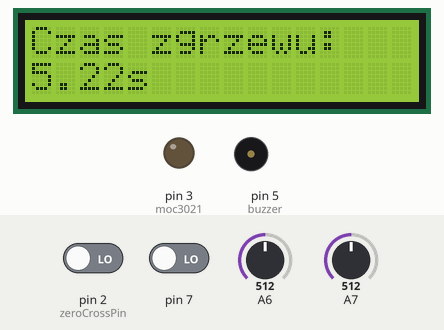
Simulated run of this sketch. Board: Arduino Nano, built with avr-gcc and run on an emulated ATmega328P. Parts: 16×2 character LCD, output pins drawn as LEDs (lit = HIGH), buzzer (waves = sounding). The inputs (shaded band) are chosen by the test bench; at power-on: A6 = 512, A7 = 512, pin 7 LOW, pin 2 (zeroCrossPin) LOW.

Above: at 2.4 s.
2.5 s: A6 set to 98
At 3.7 s:
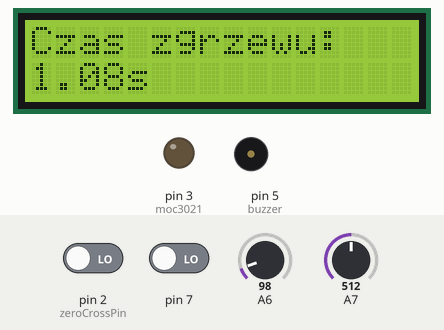
4.0 s: A6 set to 80
At 4.8 s:
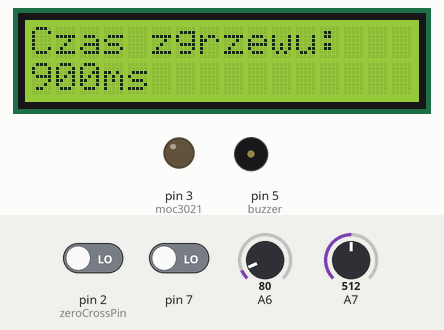
5.5 s: A7 set to 716
At 6.0 s:
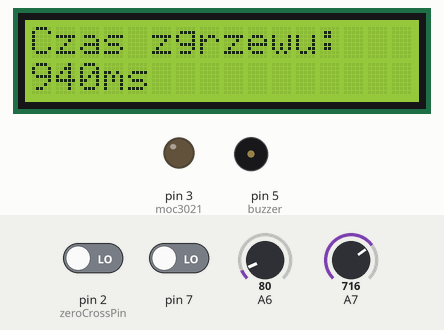
7.0 s: A7 set to 900
At 8.2 s:
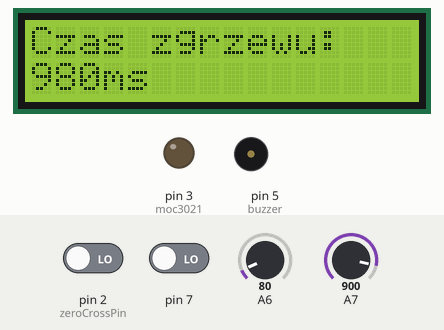
8.5 s: pin 7 driven HIGH
At 10.0 s:
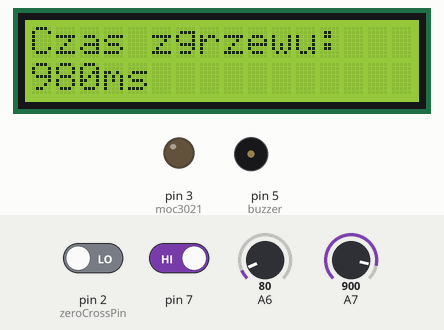
Timing chart, 0 to 11.1 s (numbered marks = the images above; inputs shaded):
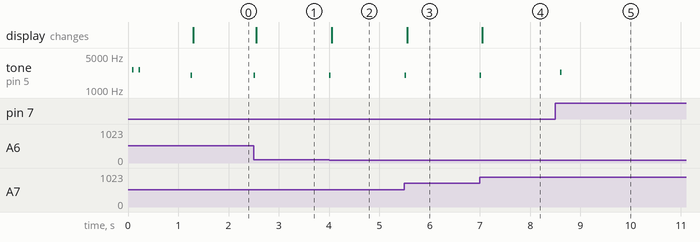

The sketch:

Arduino_Zgrzewarka_TR-I2C.ino
```cpp
#include <Wire.h>
// Get the LCD I2C Library here:
// https://bitbucket.org/fmalpartida/new-liquidcrystal/downloads
#include <LiquidCrystal_I2C.h>
const int ledPin = 13;
const int  zeroCrossPin = 2;


boolean startButtonState = 0;
boolean lastStartButtonState = 0;

int buttonPushCounter = 0;
int zeroCrossState = 0;
int lastZeroCrossState = 0;
int czasZgrzewaniaTriak = 0;
int czasZgrzewaniaTriakChange =0;
int czasZgrzewaniaTriak2 = 1;//wartość razy 10ms
int buttonValue1 = 0;
int potentiometerValue1 = 0;
int potentiometerValue2 = 0;
int pozwoleniePracy = 0;
int pozwoleniePracy2 = 0;
int krokCyklu=1;
int opoznienieZalaczenia = 0;
int podwojnyZgrzew =0;
int potentiometerValueChange1;
int potentiometerValueChange2;
float czasZgrzewaniaSek = 0;


LiquidCrystal_I2C lcd(0x27, 2, 1, 0, 4, 5, 6, 7, 3, POSITIVE);  // Ustawienie adresu ukladu na 0x27


void setup()
{
  pinMode(3, OUTPUT); //moc3021
  pinMode(5, OUTPUT); //buzzer
  pinMode(7, INPUT);
  pinMode(zeroCrossPin, INPUT);
  digitalWrite(3, LOW);
  pinMode(A7, INPUT_PULLUP);
  pinMode(A6, INPUT_PULLUP);
  lcd.begin(16,2);   // Inicjalizacja LCD 2x16
  lcd.print("EMSI-Tech ");
  lcd.setCursor(0, 1);
  lcd.print("TR-I2C v.1.02a");
  tone(5,2600);
  delay(30);
  noTone(5);
  delay(100);
  tone(5,2600);
  delay(30);
  noTone(5);
  delay(1000);
  potentiometerValue1 = analogRead(A7);
  potentiometerValue2 = analogRead(A6);
}/*--(end setup )---*/


void printEmsiLCD(){
  lcd.clear();
  if(czasZgrzewaniaTriak<100){
    lcd.setCursor(0, 0);
    lcd.print("Czas zgrzewu:");
    lcd.setCursor(0, 1);
    lcd.print(czasZgrzewaniaTriakChange*10);
    lcd.print("ms");
    //lcd.setCursor(0, 1);
  }
  else{
    lcd.setCursor(0, 0);
    lcd.print("Czas zgrzewu:");
    lcd.setCursor(0, 1);
    lcd.print(czasZgrzewaniaSek);
    lcd.print("s");
  }
  delay(100);

}

void loop()
{
  // potentiometerValue1 = analogRead(A7);
  //potentiometerValue2 = analogRead(A6);

  potentiometerValueChange1 = abs(potentiometerValue1 - analogRead(A7));
  potentiometerValueChange2 = abs(potentiometerValue2 - analogRead(A6));


  //stabilizator odczytu potencjometru
  if (potentiometerValueChange1>1){
    potentiometerValue1 = analogRead(A7);
  }
  if (potentiometerValueChange2>1){
    potentiometerValue2 = analogRead(A6);
  }
  //koniec stabilizatora

  czasZgrzewaniaTriak = (potentiometerValue1/50) + (potentiometerValue2);

  //działanie przy zmianie wartości czasu zgrzewu
  if (czasZgrzewaniaTriakChange != czasZgrzewaniaTriak){
    czasZgrzewaniaTriakChange =czasZgrzewaniaTriak;
    czasZgrzewaniaSek = czasZgrzewaniaTriak/100.00;
    tone(5,2000);
    delay(30);
    noTone(5);
    printEmsiLCD();

  }


  /*
  //start zgrzewania po puszczeniu przycisku
   if (digitalRead(7) == HIGH){
   while(digitalRead(7)== HIGH){
   delay(100);
   }
   pozwoleniePracy = 1;
   }
   */


  //start po naciśnięciu przycisku
  startButtonState = digitalRead(7);
  if (startButtonState != lastStartButtonState) {
    if (startButtonState == HIGH) {
      delay(100);
      pozwoleniePracy = 1;
      tone(5,2300);
      delay(30);
      noTone(5);
      if (podwojnyZgrzew == 1) {
        pozwoleniePracy2 = 1;
      }
    }
  }
  lastStartButtonState = startButtonState;


  krokCyklu=1;
  //zgrzew właściwy
  while(pozwoleniePracy == 1){
    zeroCrossState = digitalRead(zeroCrossPin);
    if (zeroCrossState != lastZeroCrossState) {
      if (zeroCrossState == HIGH) {
        delayMicroseconds(6000);
        digitalWrite(3, HIGH);
        digitalWrite(13, HIGH);
        delayMicroseconds(100);
        krokCyklu++;

      }
    }
    lastZeroCrossState = zeroCrossState;
    if (krokCyklu >czasZgrzewaniaTriak){
      pozwoleniePracy = 0;
      digitalWrite(3, LOW);
      digitalWrite(13, LOW);
      tone(5,2300);
      delay(30);
      noTone(5);
      tone(5,2300);
      delay(30);
      noTone(5);
     delay(500);
      printEmsiLCD();
    }
  }

}/* --(end main loop )-- */


/* ( THE END ) */
```

Measured:
- the behaviour switches between 90 and 89 on A6 (found by bisection; images 1 and 2)
- after the input at 2.5 s, tone on pin 5 (buzzer): silent → 2000 Hz at once, → silent 0.03 s later; the display: changes after 0.05 s (image 1)
- after the input at 4.0 s, tone on pin 5 (buzzer): silent → 2000 Hz at once, → silent 0.03 s later; the display: changes after 0.05 s (image 2)
- after the input at 5.5 s, tone on pin 5 (buzzer): silent → 2000 Hz at once, → silent 0.03 s later; the display: changes after 0.05 s (image 3)
- after the input at 7.0 s, tone on pin 5 (buzzer): silent → 2000 Hz at once, → silent 0.03 s later; the display: changes after 0.05 s (image 4)
- after the input at 8.5 s, tone on pin 5 (buzzer): silent → 2300 Hz after 0.10 s, → silent 0.03 s later
- by itself, tone on pin 5 (buzzer): plays 2600 Hz for 0.03 s, 2600 Hz for 0.03 s, 2000 Hz for 0.03 s
